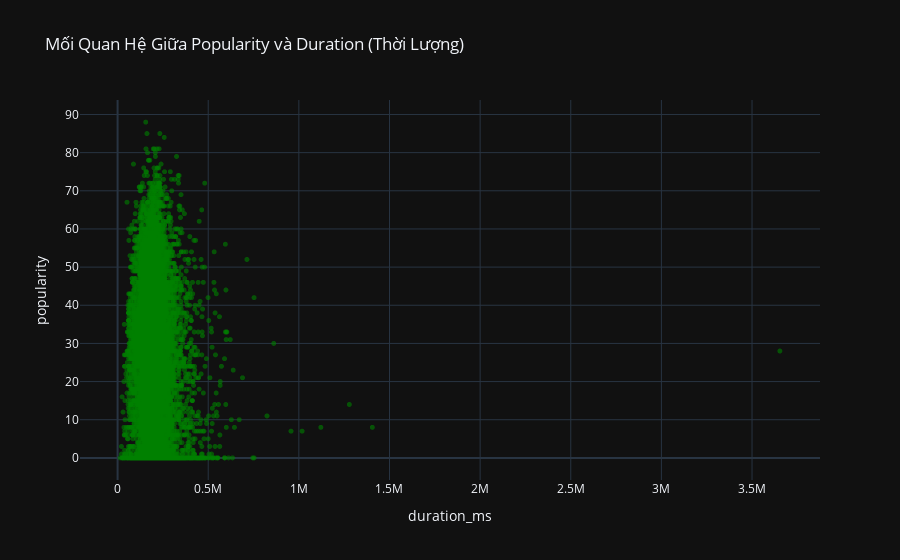

The notebook cell saved with this chart:
### Markdown cell above
##### 4) Mối quan hệ

### Code cell
fig = px.scatter(df_eda, x='duration_ms', y='popularity',
                 title='Mối Quan Hệ Giữa Popularity và Duration (Thời Lượng)',
                 template='plotly_dark', opacity=0.6)
fig.update_traces(marker=dict(size=5, color='green'))
fig.show()

### Figure 1 — Plotly figure (JSON) as saved in the notebook; plotly's stock layout.template omitted (floating-point values rounded to 4 significant figures; data arrays with more than 128 entries replaced by an {"elided": "..."} marker saying what was removed)
{"data": [{"hovertemplate": "duration_ms=%{x}<br>popularity=%{y}<extra></extra>", "legendgroup": "", "marker": {"color": "green", "opacity": 0.6, "size": 5, "symbol": "circle"}, "mode": "markers", "name": "", "showlegend": false, "type": "scattergl", "x": {"elided": "9929 int values"}, "xaxis": "x", "y": {"elided": "9929 int values"}, "yaxis": "y"}], "layout": {"legend": {"tracegroupgap": 0}, "title": {"text": "Mối Quan Hệ Giữa Popularity và Duration (Thời Lượng)"}, "xaxis": {"anchor": "y", "domain": [0, 1], "title": {"text": "duration_ms"}}, "yaxis": {"anchor": "x", "domain": [0, 1], "title": {"text": "popularity"}}}}
